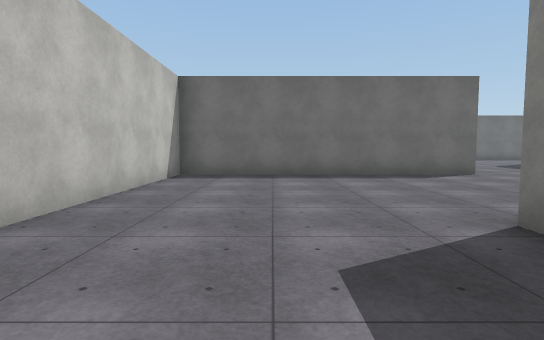
[1] (above)

24 first-person views from a walk through a Unity game level. The camera is 1.4 m above the floor, tilts 4° down and sees 80° across. The floor is counted in squares, 2 m on a side. Each view is taken from the middle of a square. On the plan, view 1 faces up. The plan holds only what a view shows up to about 10 squares ahead; the rest is blank. The place goes on beyond the plan. Surface patterns are stand-ins for the level's own textures.

[2]
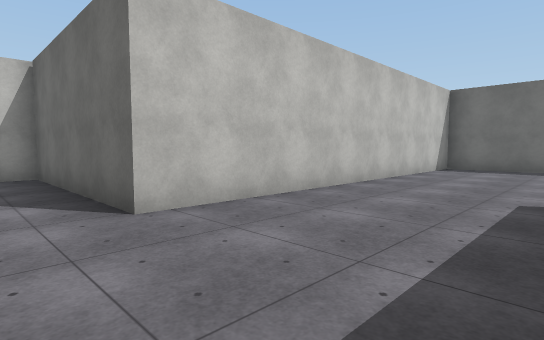

[3]
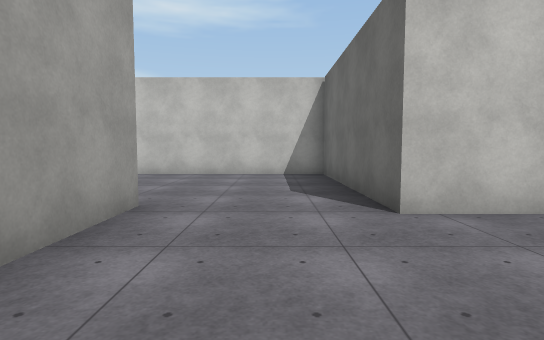

[4]
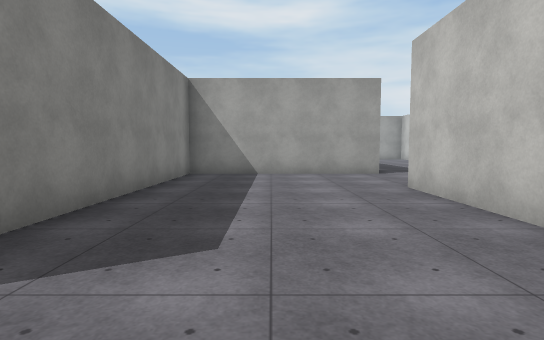

[5]
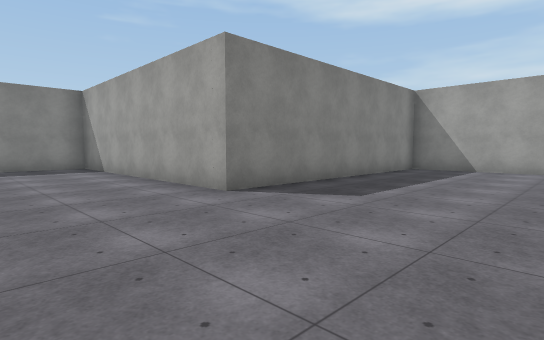

[6]
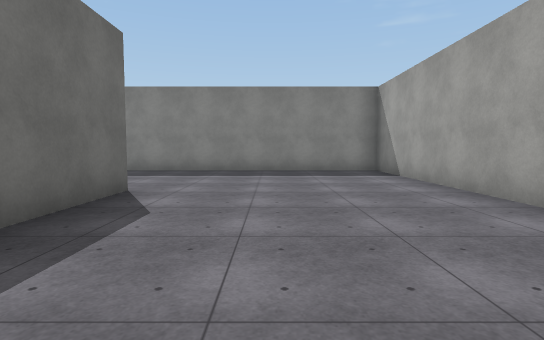

[7]
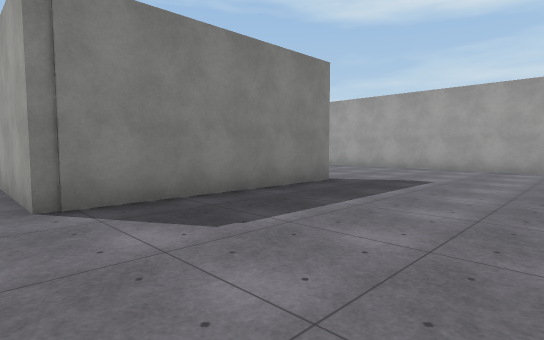

[8]
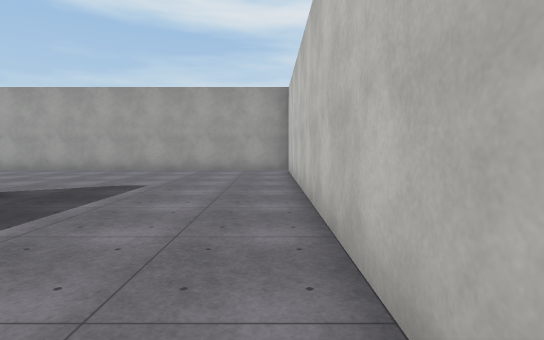

[9]
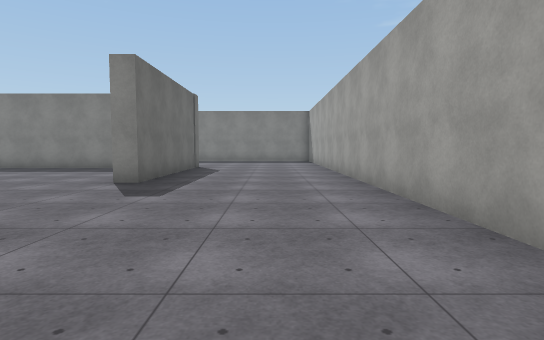

[10]
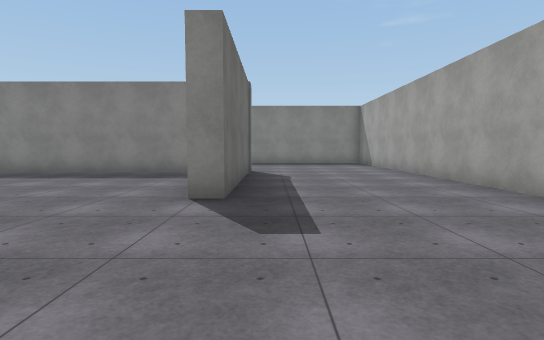

[11]
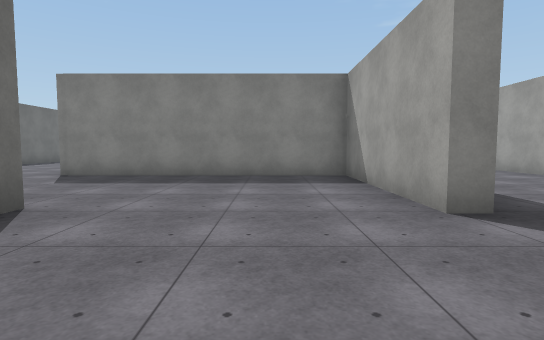

[12]
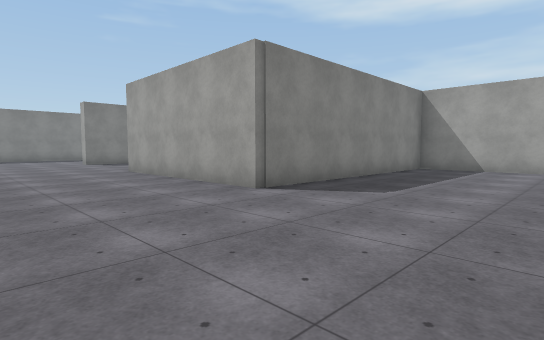

[13]
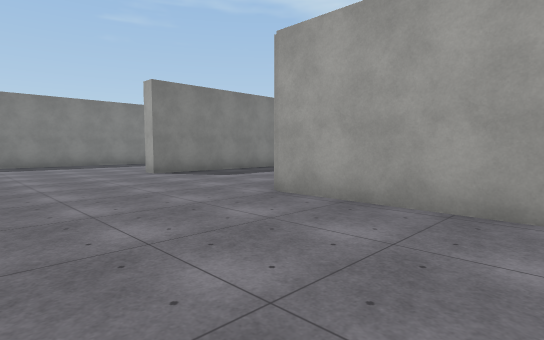

[14]
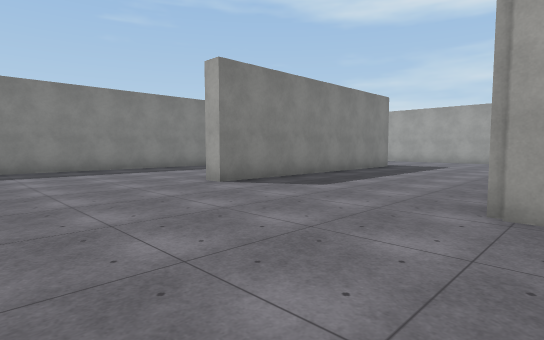

[15]
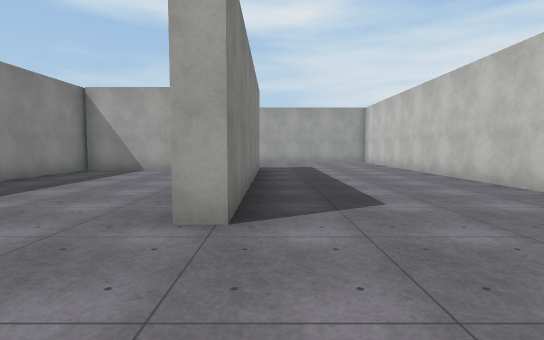

[16]
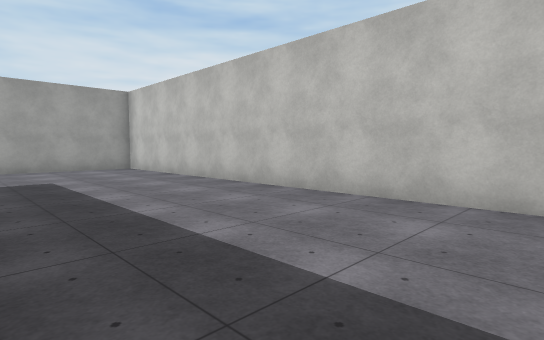

[17]
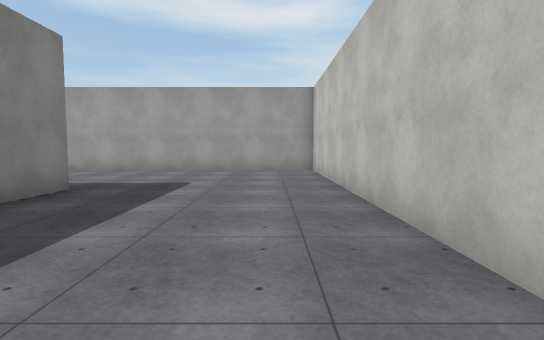

[18]
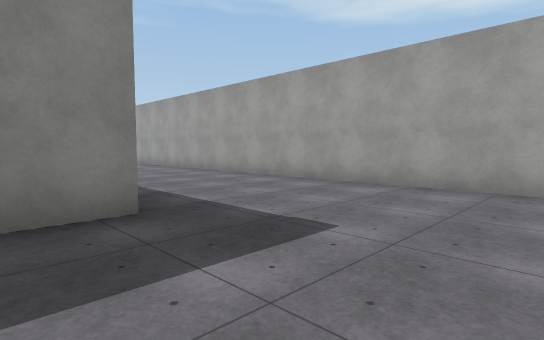

[19]
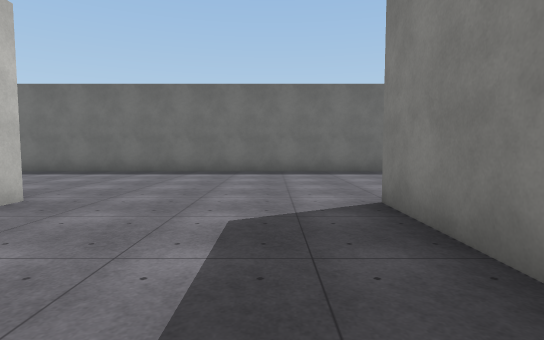

[20]
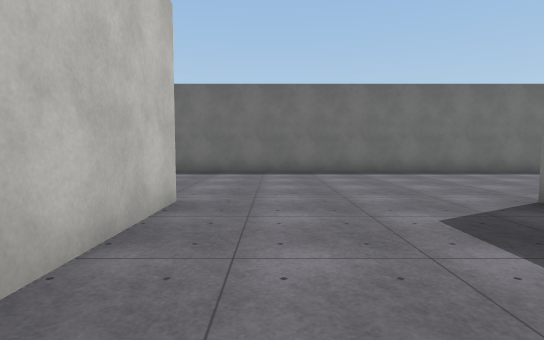

[21]
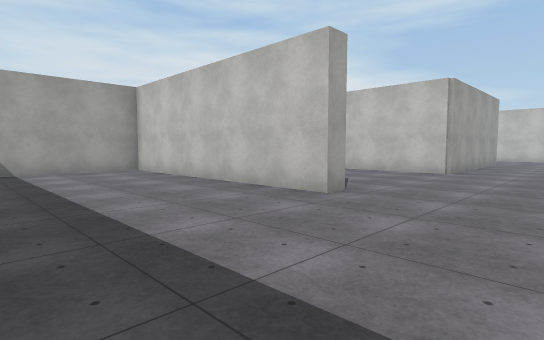

[22]
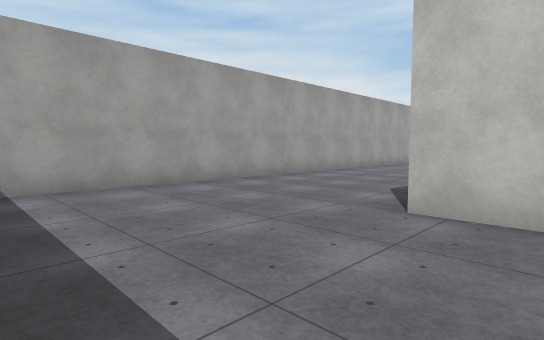

[23]
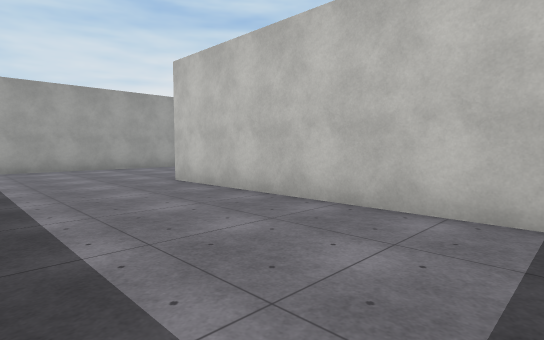

[24]
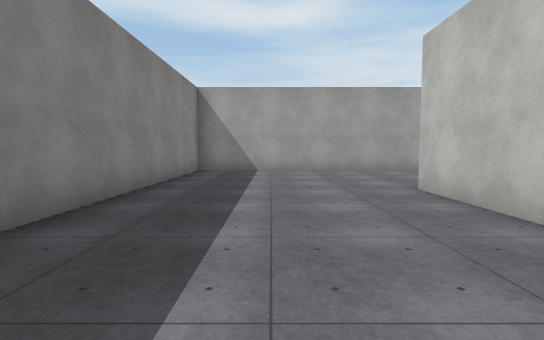

### Floor plan
Points are (right, up) in squares from view 1. A wall is a line through its corners. A room is listed if a view was taken in it or the views show most of it. See-through windows are left out.
Room 1 (views 1, 2, 3, 4, 5, 6)
walls: (5.4, 8.3) (-2.4, 8.3) (-2.4, -1.6) (-3.6, -1.6); (-2.9, -4.6) (2.2, -4.6) (2.2, 2.8) (9.7, 2.8) (9.7, 10.4)
ways out: opening at (-3.5, -3.5) to room 2
Room 2 (views 7, 8, 9, 10, 11, 12, 13, 14, 15, 16, 17, 18, 19, 20, 21, 22, 23, 24)
walls: (7.5, -4.2) (7.5, -10.4) (2.4, -10.4) (2.4, -9.9) (7, -9.9) (7, -2.7) (12.7, -2.7) (12.7, -14.9) (22.4, -14.9); (2.8, -5.2) (2.2, -5.2); (17.4, -10.5) (17.4, -2.9) (17.9, -2.9) (17.9, -9.9) (22.5, -9.9); (-2.9, -9.9) (-2.9, -4.6); (-3.6, -1.6) (-7.5, -1.6) (-7.5, -14.5); (21.9, 2.3) (8.8, 2.3); (-7.6, -14.9) (12.2, -14.9) (12.2, -7.6)
ways out: opening at (-3.5, -3.5) to room 1

Where each view was taken, in squares from view 1:
view 1: 0 up, 0 right, facing up
view 2: 3 down, 1 right, facing up-left
view 3: 3 down, 1 right, facing left
view 4: 4 up, 0 right, facing down
view 5: 6 up, 2 left, facing down-right
view 6: 6 up, 0 right, facing right
view 7: 4 down, 7 left, facing down-right
view 8: 5 down, 7 left, facing down
view 9: 13 down, 4 left, facing right
view 10: 11 down, 2 left, facing right
view 11: 8 down, 1 left, facing right
view 12: 1 up, 3 right, facing down-right
view 13: 1 up, 9 right, facing down-right
view 14: 1 up, 12 right, facing down-right
view 15: 0 up, 17 right, facing down
view 16: 4 down, 17 right, facing down-left
view 17: 5 down, 14 right, facing down
view 18: 9 down, 14 right, facing down-right
view 19: 7 down, 16 right, facing up
view 20: 7 down, 14 right, facing up
view 21: 0 up, 22 right, facing down-left
view 22: 9 down, 11 right, facing down-left
view 23: 4 down, 11 right, facing down-left
view 24: 5 down, 10 right, facing down
